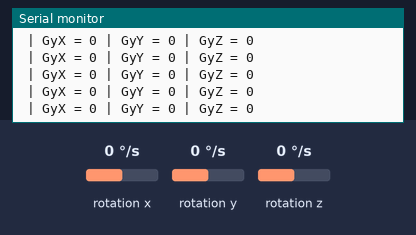
The sketch below on a simulated Arduino Uno, built with avr-gcc and run on an emulated ATmega328P. Shown: the last lines printed to the serial monitor. Wiring (inferred from the names in the program): MPU-6050 motion sensor at I2C address 0x68. The test bench sets the inputs (shaded band); at power-on: rotation x 0 °/s, rotation y 0 °/s, rotation z 0 °/s.

Above: at 1.2 s.
1.3 s: rotation x set to -192 °/s
At 1.32 s:
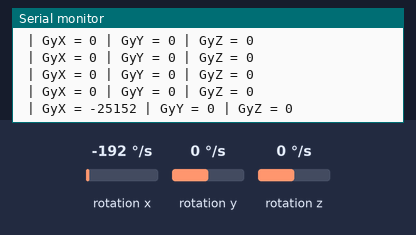
2.8 s: rotation y set to -192 °/s
At 2.85 s:
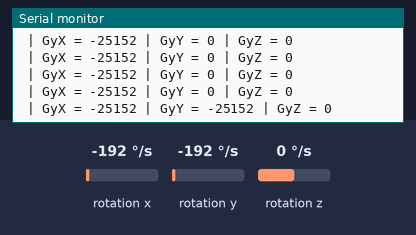
5.8 s: rotation z set to -192 °/s
At 5.8 s:
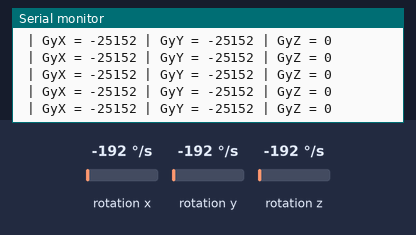
7.3 s: rotation x set to 0 °/s
At 7.33 s:
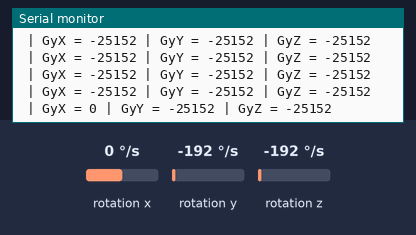

Measured:
- after the input at 1.3 s, the serial monitor: prints a new line at once (image 1)
- after the input at 2.8 s, the serial monitor: prints a new line at once (image 2)
- after the input at 7.3 s, the serial monitor: prints a new line at once (image 4)

The sketch:

gyro.ino
```cpp
 // MPU-6050 Short Example Sketch
// By Arduino User JohnChi
// August 17, 2014
// Public Domain
#include<Wire.h>
const int MPU_addr=0x68;  // I2C address of the MPU-6050
int16_t AcX,AcY,AcZ,Tmp,GyX,GyY,GyZ;
void setup(){
  Wire.begin();
  Wire.beginTransmission(MPU_addr);
  Wire.write(0x6B);  // PWR_MGMT_1 register
  Wire.write(0);     // set to zero (wakes up the MPU-6050)
  Wire.endTransmission(true);
  Serial.begin(9600);
}
void loop(){
  Wire.beginTransmission(MPU_addr);
  Wire.write(0x43);  // starting with register 0x43 (GYRO_XOUT_H)
  Wire.endTransmission(false);
  Wire.requestFrom(MPU_addr,6,true);  // request a total of 14 registers


  GyX=Wire.read()<<8|Wire.read();  // 0x43 (GYRO_XOUT_H) & 0x44 (GYRO_XOUT_L)
  GyY=Wire.read()<<8|Wire.read();  // 0x45 (GYRO_YOUT_H) & 0x46 (GYRO_YOUT_L)
  GyZ=Wire.read()<<8|Wire.read();  // 0x47 (GYRO_ZOUT_H) & 0x48 (GYRO_ZOUT_L)

  Serial.print(" | GyX = "); Serial.print(GyX);
  Serial.print(" | GyY = "); Serial.print(GyY);
  Serial.print(" | GyZ = "); Serial.println(GyZ);
  delay(100);
}
```
